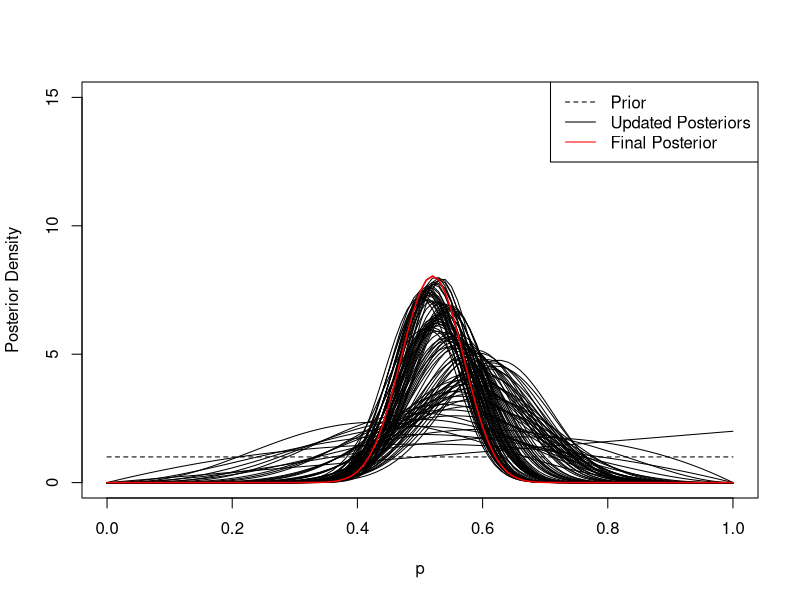

Here is the R script that generated this plot:
## Simulate Bayesian Binomial updating
 
sim_bayes<-function(p=0.5,N=10,y_lim=15)
{
  success<-0
  curve(dbeta(x,1,1),xlim=c(0,1),ylim=c(0,y_lim),xlab='p',ylab='Posterior Density',lty=2)
  legend('topright',legend=c('Prior','Updated Posteriors','Final Posterior'),lty=c(2,1,1),col=c('black','black','red'))
  for(i in 1:N)
  {
    if(runif(1,0,1)<=p)
        success<-success+1
 
    curve(dbeta(x,success+1,(i-success)+1),add=TRUE)
    print(paste(success,"successes and ",i-success," failures"))
  }
  curve(dbeta(x,success+1,(i-success)+1),add=TRUE,col='red',lwd=1.5)
}
 
sim_bayes(p=0.5,N=100)